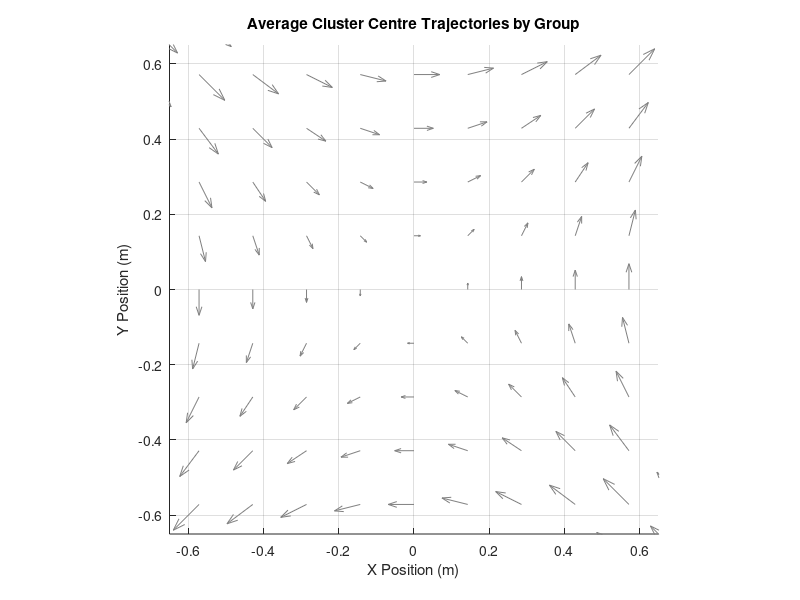

Recreate this plot in MATLAB. (Note: this script raises an error after producing the figure.)
% Average Trajectory Plotter - Modified for 80 runs in groups of 10
% This script loads 80 run files and creates separate average trajectories
% for each group of 10 runs (1-10, 11-20, ..., 71-80)

% Define all 80 run files
run_files = cell(1, 80);
for i = 1:80
    run_files{i} = sprintf('run%d.mat', i);
end

% Display info message at start
fprintf('Loading and processing %d run files in groups of 10...\n', length(run_files));

% Define colors for different entities
cluster_color = [0.2 0.2 0.2];  % Dark gray
robot1_color = [0.8 0.2 0.2];   % Red
robot2_color = [0.2 0.6 0.2];   % Green
robot3_color = [0.2 0.3 0.8];   % Blue

% Define colors for different groups (8 groups total)
group_colors = [
    0.8 0.2 0.2;  % Red
    0.2 0.6 0.2;  % Green
    0.2 0.3 0.8;  % Blue
    0.8 0.5 0.2;  % Orange
    0.6 0.2 0.8;  % Purple
    0.8 0.8 0.2;  % Yellow
    0.2 0.8 0.8;  % Cyan
    0.8 0.2 0.6;  % Magenta
];

% Process each group of 10 runs
num_groups = 8;
runs_per_group = 10;

% Storage for average trajectories of each group
group_avg_cluster = cell(1, num_groups);
group_std_cluster = cell(1, num_groups);
group_avg_robot1 = cell(1, num_groups);
group_std_robot1 = cell(1, num_groups);
group_avg_robot2 = cell(1, num_groups);
group_std_robot2 = cell(1, num_groups);
group_avg_robot3 = cell(1, num_groups);
group_std_robot3 = cell(1, num_groups);

% Process each group
for group_idx = 1:num_groups
    fprintf('\n=== Processing Group %d (runs %d-%d) ===\n', group_idx, ...
        (group_idx-1)*runs_per_group + 1, group_idx*runs_per_group);
    
    % Create data storage for trajectories in this group
    all_cluster_traj = {};
    all_robot1_traj = {};
    all_robot2_traj = {};
    all_robot3_traj = {};
    
    % Get the run indices for this group
    start_idx = (group_idx - 1) * runs_per_group + 1;
    end_idx = group_idx * runs_per_group;
    
    % Check which files exist in this group
    existing_files = {};
    for i = start_idx:end_idx
        if exist(run_files{i}, 'file')
            existing_files{end+1} = run_files{i};
        else
            fprintf('Warning: File not found - %s\n', run_files{i});
        end
    end
    
    fprintf('Found %d existing run files in group %d\n', length(existing_files), group_idx);
    
    if isempty(existing_files)
        fprintf('Warning: No run files found for group %d. Skipping...\n', group_idx);
        continue;
    end
    
    % Process each run file in this group
    for run_idx = 1:length(existing_files)
        current_file = existing_files{run_idx};
        fprintf('Loading file: %s\n', current_file);
        
        % Load data
        temp_data = load(current_file);
        
        % Store trajectories if they exist
        if isfield(temp_data, 'cluster_pose')
            all_cluster_traj{end+1} = temp_data.cluster_pose(:,1:2); % Just keep X and Y
        end
        
        if isfield(temp_data, 'robot1_pose')
            all_robot1_traj{end+1} = temp_data.robot1_pose(:,1:2);
        end
        
        if isfield(temp_data, 'robot2_pose')
            all_robot2_traj{end+1} = temp_data.robot2_pose(:,1:2);
        end
        
        if isfield(temp_data, 'robot3_pose')
            all_robot3_traj{end+1} = temp_data.robot3_pose(:,1:2);
        end
    end
    
    % Process and average trajectories for this group
    if ~isempty(all_cluster_traj)
        [group_avg_cluster{group_idx}, group_std_cluster{group_idx}] = averageTrajectories(all_cluster_traj);
        fprintf('Processed %d cluster trajectories for group %d\n', length(all_cluster_traj), group_idx);
    end
    
    if ~isempty(all_robot1_traj)
        [group_avg_robot1{group_idx}, group_std_robot1{group_idx}] = averageTrajectories(all_robot1_traj);
        fprintf('Processed %d robot1 trajectories for group %d\n', length(all_robot1_traj), group_idx);
    end
    
    if ~isempty(all_robot2_traj)
        [group_avg_robot2{group_idx}, group_std_robot2{group_idx}] = averageTrajectories(all_robot2_traj);
        fprintf('Processed %d robot2 trajectories for group %d\n', length(all_robot2_traj), group_idx);
    end
    
    if ~isempty(all_robot3_traj)
        [group_avg_robot3{group_idx}, group_std_robot3{group_idx}] = averageTrajectories(all_robot3_traj);
        fprintf('Processed %d robot3 trajectories for group %d\n', length(all_robot3_traj), group_idx);
    end
end

% Create separate figures for each entity type
% Figure 1: Cluster trajectories
figure('Position', [100, 100, 900, 700]);
hold on;
title('Average Cluster Centre Trajectories by Group');
xlabel('X Position (m)');
ylabel('Y Position (m)');
grid on;
axis equal;
xlim([-0.65 0.65]);
ylim([-0.65 0.65]);

% Add vortex field
[X, Y] = meshgrid(linspace(-1, 1, 15), linspace(-1, 1, 15));
center_x = 0; center_y = 0;
r = sqrt((X - center_x).^2 + (Y - center_y).^2);
theta = atan2(Y - center_y, X - center_x);%-pi/2;
U = r .* sin(theta);
V = r .* cos(theta);
scale_factor = 0.5;
U_norm = scale_factor * U;
V_norm = scale_factor * V;
q = quiver(X, Y, U_norm, V_norm, 'Color', [0.5 0.5 0.5], 'LineWidth', 0.5);
q.HandleVisibility = 'off';

% Plot cluster trajectories for each group
for group_idx = 1:num_groups
    if ~isempty(group_avg_cluster{group_idx})
        plotTrajectoryWithConfidence(group_avg_cluster{group_idx}, group_std_cluster{group_idx}, ...
            group_colors(group_idx,:), 2, 0.15, sprintf('Runs %d-%d', ...
            (group_idx-1)*runs_per_group + 1, group_idx*runs_per_group));
    end
end
legend('Location', 'best');
saveas(gcf, 'average_cluster_trajectories_by_group.png');
saveas(gcf, 'average_cluster_trajectories_by_group.fig');

% Figure 2: All robot trajectories for each group
for group_idx = 1:num_groups
    if ~isempty(group_avg_robot1{group_idx}) || ~isempty(group_avg_robot2{group_idx}) || ~isempty(group_avg_robot3{group_idx})
        figure('Position', [100 + 50*group_idx, 100 + 50*group_idx, 900, 700]);
        hold on;
        title(sprintf('Average Robot Trajectories - Runs %d-%d', ...
            (group_idx-1)*runs_per_group + 1, group_idx*runs_per_group));
        xlabel('X Position (m)');
        ylabel('Y Position (m)');
        grid on;
        axis equal;
        xlim([-1 1]);
        ylim([-1 1]);
        
        % Add vortex field
        q = quiver(X, Y, U_norm, V_norm, 'Color', [0.5 0.5 0.5], 'LineWidth', 0.5);
        q.HandleVisibility = 'off';
        
        % Plot trajectories
        if ~isempty(group_avg_cluster{group_idx})
            plotTrajectoryWithConfidence(group_avg_cluster{group_idx}, group_std_cluster{group_idx}, ...
                cluster_color, 3, 0.2, 'Cluster Centre');
        end
        
        if ~isempty(group_avg_robot1{group_idx})
            plotTrajectoryWithConfidence(group_avg_robot1{group_idx}, group_std_robot1{group_idx}, ...
                robot1_color, 2, 0.2, 'Robot 1');
        end
        
        if ~isempty(group_avg_robot2{group_idx})
            plotTrajectoryWithConfidence(group_avg_robot2{group_idx}, group_std_robot2{group_idx}, ...
                robot2_color, 2, 0.2, 'Robot 2');
        end
        
        if ~isempty(group_avg_robot3{group_idx})
            plotTrajectoryWithConfidence(group_avg_robot3{group_idx}, group_std_robot3{group_idx}, ...
                robot3_color, 2, 0.2, 'Robot 3');
        end
        
        % Mark start and end points
        if ~isempty(group_avg_cluster{group_idx})
            avg_traj = group_avg_cluster{group_idx};
            plot(avg_traj(1,1), avg_traj(1,2), 'o', 'MarkerSize', 10, 'MarkerFaceColor', cluster_color, ...
                'MarkerEdgeColor', 'k', 'HandleVisibility', 'off');
            text(avg_traj(1,1)+0.05, avg_traj(1,2)+0.05, 'Start', 'FontWeight', 'bold');
            plot(avg_traj(end,1), avg_traj(end,2), 's', 'MarkerSize', 10, 'MarkerFaceColor', cluster_color, ...
                'MarkerEdgeColor', 'k', 'HandleVisibility', 'off');
            text(avg_traj(end,1)+0.05, avg_traj(end,2)+0.05, 'End', 'FontWeight', 'bold');
        end
        
        legend('Location', 'best');
        saveas(gcf, sprintf('average_trajectories_group_%d.png', group_idx));
        saveas(gcf, sprintf('average_trajectories_group_%d.fig', group_idx));
    end
end

fprintf('\nAll plots saved successfully!\n');

% Function to plot trajectory with confidence band
function h = plotTrajectoryWithConfidence(avg_traj, std_traj, color, line_width, alpha_val, name)
    if isempty(avg_traj)
        h = [];
        return;
    end
    
    % Plot the average trajectory
    h = plot(avg_traj(:,1), avg_traj(:,2), 'Color', color, 'LineWidth', line_width, 'DisplayName', name);
    
    % Create confidence band (mean ± standard deviation)
    x_band = [avg_traj(:,1); flipud(avg_traj(:,1))];
    y_band = [avg_traj(:,2) + std_traj(:,2); flipud(avg_traj(:,2) - std_traj(:,2))];
    
    % Plot the confidence band with transparency
    fill(x_band, y_band, color, 'FaceAlpha', alpha_val, 'EdgeColor', 'none', 'HandleVisibility', 'off');
end

% Define the trajectory averaging function
function [avg_traj, std_traj] = averageTrajectories(trajectories)
    % Find the minimum length among all trajectories
    traj_lengths = cellfun(@(x) size(x, 1), trajectories);
    min_length = min(traj_lengths);
    max_length = max(traj_lengths);
    
    fprintf('  Trajectory lengths vary from %d to %d points\n', min_length, max_length);
    
    % Number of points in the resampled trajectory (use min_length for safety)
    target_length = min_length;
    
    % Storage for resampled trajectories
    resampled_trajectories = cell(1, length(trajectories));
    
    % Resample all trajectories to the target length
    for i = 1:length(trajectories)
        original_traj = trajectories{i};
        original_length = size(original_traj, 1);
        
        if original_length == target_length
            % No resampling needed
            resampled_trajectories{i} = original_traj;
        else
            % Create a parametric representation based on cumulative distance
            % This preserves the spatial distribution better than uniform time sampling
            
            % Calculate cumulative distance along the trajectory
            dist = zeros(original_length, 1);
            for j = 2:original_length
                dist(j) = dist(j-1) + norm(original_traj(j,:) - original_traj(j-1,:));
            end
            
            % Normalize to [0, 1]
            if dist(end) > 0
                param = dist / dist(end);
            else
                param = linspace(0, 1, original_length)';
            end
            
            % Sample points at uniform parameter intervals
            new_param = linspace(0, 1, target_length)';
            resampled_x = interp1(param, original_traj(:,1), new_param, 'pchip');
            resampled_y = interp1(param, original_traj(:,2), new_param, 'pchip');
            
            resampled_trajectories{i} = [resampled_x, resampled_y];
        end
    end
    
    % Convert cell array to 3D array for easier computation
    traj_array = zeros(target_length, 2, length(trajectories));
    for i = 1:length(trajectories)
        traj_array(:,:,i) = resampled_trajectories{i};
    end
    
    % Calculate mean and standard deviation across runs
    avg_traj = mean(traj_array, 3);
    std_traj = std(traj_array, 0, 3);
end
